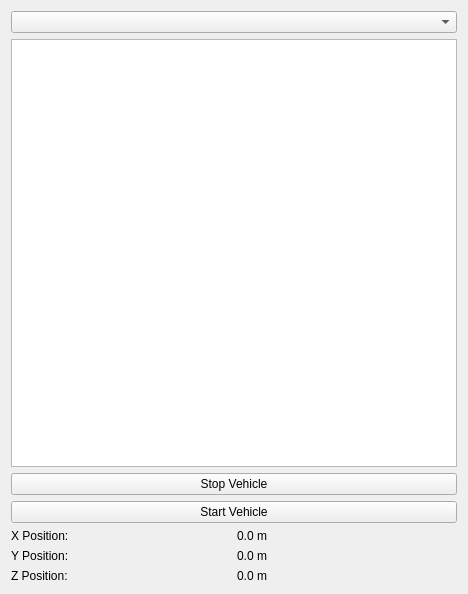
<?xml version="1.0" encoding="UTF-8"?>
<ui version="4.0">
 <class>ExampleWidget</class>
 <widget class="QWidget" name="ExampleWidget">
  <property name="geometry">
   <rect>
    <x>0</x>
    <y>0</y>
    <width>468</width>
    <height>594</height>
   </rect>
  </property>
  <property name="windowTitle">
   <string>Robot Steering</string>
  </property>
  <layout class="QVBoxLayout" name="verticalLayout" stretch="0,0,0,0,0">
   <item>
    <widget class="QComboBox" name="optionList"/>
   </item>
   <item>
    <layout class="QHBoxLayout" name="horizontalLayout">
     <item>
      <widget class="QListView" name="listView"/>
     </item>
    </layout>
   </item>
   <item>
    <widget class="QPushButton" name="stop_push_button">
     <property name="toolTip">
      <string>Stop Ground Vehicle</string>
     </property>
     <property name="text">
      <string>Stop Vehicle</string>
     </property>
    </widget>
   </item>
   <item>
    <widget class="QPushButton" name="start_push_button">
     <property name="toolTip">
      <string>Start Ground Vehicle</string>
     </property>
     <property name="text">
      <string>Start Vehicle</string>
     </property>
    </widget>
   </item>
   <item>
    <layout class="QVBoxLayout" name="verticalLayout">
     <item>
      <layout class="QHBoxLayout" name="horzontalLayout">
       <item>
        <widget class="QLabel" name="x_pos_name">
         <property name="toolTip">
          <string>X</string>
         </property>
         <property name="text">
          <string>X Position:</string>
         </property>
        </widget>
       </item>
       <item>
        <widget class="QLabel" name="x_pos_value">
         <property name="toolTip">
          <string>X_pos</string>
         </property>
         <property name="text">
          <string>0.0 m</string>
         </property>
        </widget>
       </item>
      </layout>
     </item>
     <item>
      <layout class="QHBoxLayout" name="horzontalLayout">
       <item>
        <widget class="QLabel" name="y_pos_name">
         <property name="toolTip">
          <string>Y</string>
         </property>
         <property name="text">
          <string>Y Position:</string>
         </property>
        </widget>
       </item>
       <item>
        <widget class="QLabel" name="y_pos_value">
         <property name="toolTip">
          <string>Y_pos</string>
         </property>
         <property name="text">
          <string>0.0 m</string>
         </property>
        </widget>
       </item>
      </layout>
     </item>
     <item>
      <layout class="QHBoxLayout" name="horzontalLayout">
       <item>
        <widget class="QLabel" name="z_pos_value">
         <property name="toolTip">
          <string>Z</string>
         </property>
         <property name="text">
          <string>Z Position:</string>
         </property>
        </widget>
       </item>
       <item>
        <widget class="QLabel" name="z_pos_label">
         <property name="toolTip">
          <string>Z_pos</string>
         </property>
         <property name="text">
          <string>0.0 m</string>
         </property>
        </widget>
       </item>
      </layout>
     </item>
    </layout>
   </item>
  </layout>
 </widget>
 <resources/>
 <connections/>
</ui>
